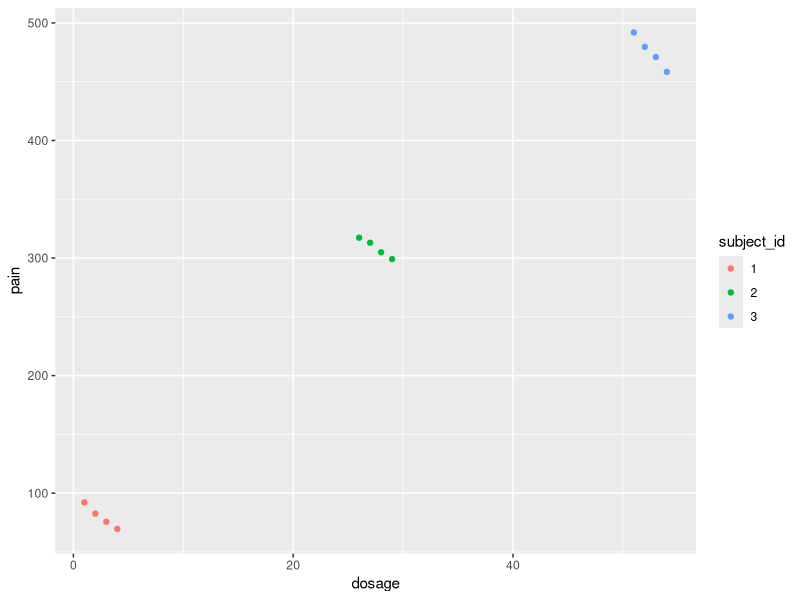
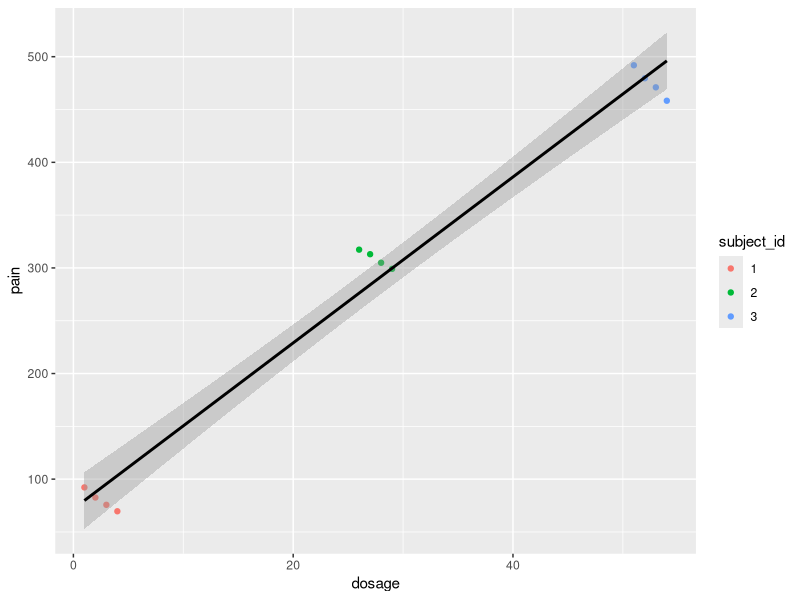
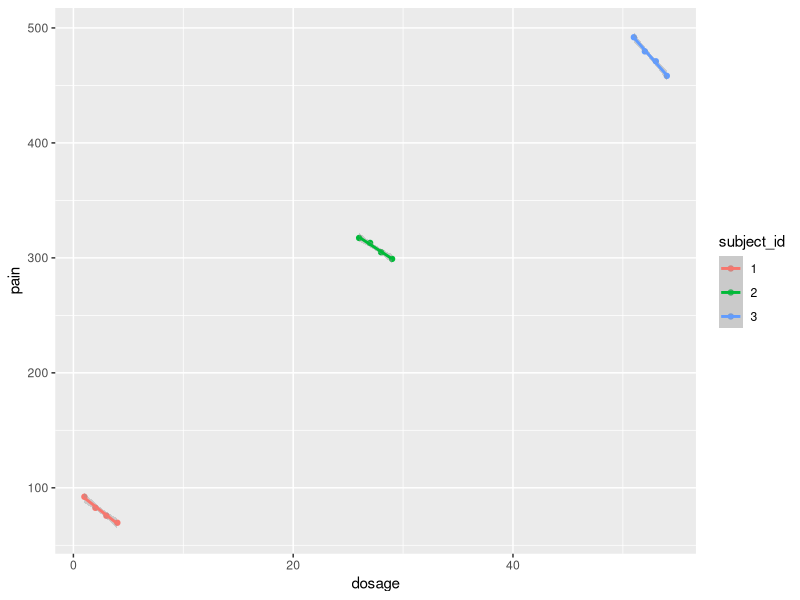

Generate these figures, in order, with R:
## ---- chunk 1
knitr::opts_chunk$set(echo = TRUE, message = FALSE)
## ---- chunk 2
set.seed(1337)

x1 <- 1:4
y1 <- 100 + (rnorm(4) - 8 * x1)
x2 <- 26:29
y2 <- 500 + (rnorm(4) - 7 * x2)
x3 <- 51:54
y3 <- 1000 + (rnorm(4) - 10 * x3)

df_test <- data.frame(subject_id = factor(rep(c(1,2,3), each = 4)),
                      dosage = c(x1, x2, x3),
                      pain = round(c(y1, y2, y3), 1))
df_test
## ---- chunk 3
# Loading packages
library(ggplot2)
library(lme4)
## ---- chunk 4
g <- ggplot(df_test, aes(dosage, pain)) + geom_point(aes(color = subject_id))
g
## ---- chunk 5
summary(lm(pain ~ dosage, data = df_test))
## ---- chunk 6
g + geom_smooth(method = "lm", color = "black")
## ---- chunk 7
g + geom_smooth(aes(color = subject_id), method = "lm")
## ---- chunk 8
summary(lmer(pain ~ dosage + (1 | subject_id), data = df_test))
